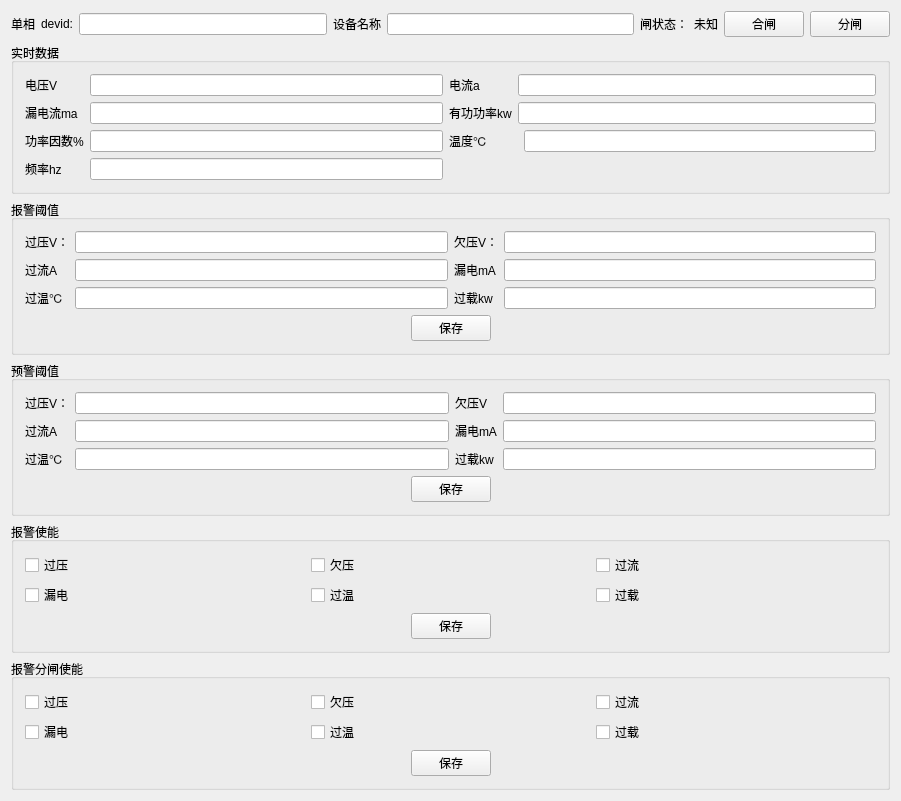
<?xml version="1.0" encoding="UTF-8"?>
<ui version="4.0">
 <class>QDanXiang</class>
 <widget class="QWidget" name="QDanXiang">
  <property name="geometry">
   <rect>
    <x>0</x>
    <y>0</y>
    <width>901</width>
    <height>698</height>
   </rect>
  </property>
  <property name="windowTitle">
   <string>QDanXiang</string>
  </property>
  <layout class="QVBoxLayout" name="verticalLayout">
   <item>
    <layout class="QHBoxLayout" name="horizontalLayout">
     <item>
      <widget class="QLabel" name="label_10">
       <property name="text">
        <string>单相</string>
       </property>
      </widget>
     </item>
     <item>
      <widget class="QLabel" name="label_11">
       <property name="text">
        <string>devid:</string>
       </property>
      </widget>
     </item>
     <item>
      <widget class="QLineEdit" name="lineEdit_devid">
       <property name="readOnly">
        <bool>true</bool>
       </property>
      </widget>
     </item>
     <item>
      <widget class="QLabel" name="label_61">
       <property name="text">
        <string>设备名称</string>
       </property>
      </widget>
     </item>
     <item>
      <widget class="QLineEdit" name="lineEdit_name">
       <property name="readOnly">
        <bool>true</bool>
       </property>
      </widget>
     </item>
     <item>
      <widget class="QLabel" name="label">
       <property name="text">
        <string>闸状态：</string>
       </property>
      </widget>
     </item>
     <item>
      <widget class="QLabel" name="label_state">
       <property name="text">
        <string>未知</string>
       </property>
      </widget>
     </item>
     <item>
      <widget class="QPushButton" name="pushButton_swon">
       <property name="text">
        <string>合闸</string>
       </property>
      </widget>
     </item>
     <item>
      <widget class="QPushButton" name="pushButton_swoff">
       <property name="text">
        <string>分闸</string>
       </property>
      </widget>
     </item>
    </layout>
   </item>
   <item>
    <widget class="QGroupBox" name="groupBox_8">
     <property name="title">
      <string>实时数据</string>
     </property>
     <layout class="QGridLayout" name="gridLayout_11">
      <item row="0" column="0">
       <widget class="QLabel" name="label_47">
        <property name="text">
         <string>电压V</string>
        </property>
       </widget>
      </item>
      <item row="0" column="1">
       <widget class="QLineEdit" name="lineEdit_vol"/>
      </item>
      <item row="0" column="2">
       <widget class="QLabel" name="label_48">
        <property name="text">
         <string>电流a</string>
        </property>
       </widget>
      </item>
      <item row="0" column="3" colspan="2">
       <widget class="QLineEdit" name="lineEdit_curl"/>
      </item>
      <item row="1" column="0">
       <widget class="QLabel" name="label_49">
        <property name="text">
         <string>漏电流ma</string>
        </property>
       </widget>
      </item>
      <item row="1" column="3" colspan="2">
       <widget class="QLineEdit" name="lineEdit_pwrP"/>
      </item>
      <item row="3" column="0">
       <widget class="QLabel" name="label_60">
        <property name="text">
         <string>频率hz</string>
        </property>
       </widget>
      </item>
      <item row="3" column="1">
       <widget class="QLineEdit" name="lineEdit_freq">
        <property name="text">
         <string/>
        </property>
       </widget>
      </item>
      <item row="1" column="2">
       <widget class="QLabel" name="label_53">
        <property name="text">
         <string>有功功率kw</string>
        </property>
       </widget>
      </item>
      <item row="2" column="1">
       <widget class="QLineEdit" name="lineEdit_pf">
        <property name="text">
         <string/>
        </property>
       </widget>
      </item>
      <item row="2" column="0">
       <widget class="QLabel" name="label_55">
        <property name="text">
         <string>功率因数%</string>
        </property>
       </widget>
      </item>
      <item row="2" column="2" colspan="2">
       <widget class="QLabel" name="label_57">
        <property name="text">
         <string>温度℃</string>
        </property>
       </widget>
      </item>
      <item row="1" column="1">
       <widget class="QLineEdit" name="lineEdit_leak">
        <property name="text">
         <string/>
        </property>
       </widget>
      </item>
      <item row="2" column="4">
       <widget class="QLineEdit" name="lineEdit_tmp">
        <property name="text">
         <string/>
        </property>
       </widget>
      </item>
     </layout>
    </widget>
   </item>
   <item>
    <widget class="QGroupBox" name="groupBox">
     <property name="title">
      <string>报警阈值</string>
     </property>
     <layout class="QVBoxLayout" name="verticalLayout_2">
      <item>
       <layout class="QGridLayout" name="gridLayout_3">
        <item row="0" column="0">
         <widget class="QLabel" name="label_12">
          <property name="text">
           <string>过压V：</string>
          </property>
         </widget>
        </item>
        <item row="0" column="1">
         <widget class="QLineEdit" name="lineEdit_volAH"/>
        </item>
        <item row="0" column="2">
         <widget class="QLabel" name="label_13">
          <property name="text">
           <string>欠压V：</string>
          </property>
         </widget>
        </item>
        <item row="0" column="3">
         <widget class="QLineEdit" name="lineEdit_volAL">
          <property name="text">
           <string/>
          </property>
         </widget>
        </item>
        <item row="1" column="0">
         <widget class="QLabel" name="label_14">
          <property name="text">
           <string>过流A</string>
          </property>
         </widget>
        </item>
        <item row="1" column="1">
         <widget class="QLineEdit" name="lineEdit_curAH"/>
        </item>
        <item row="1" column="2">
         <widget class="QLabel" name="label_15">
          <property name="text">
           <string>漏电mA</string>
          </property>
         </widget>
        </item>
        <item row="1" column="3">
         <widget class="QLineEdit" name="lineEdit_leakAH"/>
        </item>
        <item row="2" column="0">
         <widget class="QLabel" name="label_16">
          <property name="text">
           <string>过温℃</string>
          </property>
         </widget>
        </item>
        <item row="2" column="1">
         <widget class="QLineEdit" name="lineEdit_tmpAH"/>
        </item>
        <item row="2" column="2">
         <widget class="QLabel" name="label_17">
          <property name="text">
           <string>过载kw</string>
          </property>
         </widget>
        </item>
        <item row="2" column="3">
         <widget class="QLineEdit" name="lineEdit_pwrpAH"/>
        </item>
       </layout>
      </item>
      <item>
       <layout class="QHBoxLayout" name="horizontalLayout_3">
        <item>
         <spacer name="horizontalSpacer">
          <property name="orientation">
           <enum>Qt::Horizontal</enum>
          </property>
          <property name="sizeHint" stdset="0">
           <size>
            <width>40</width>
            <height>20</height>
           </size>
          </property>
         </spacer>
        </item>
        <item>
         <widget class="QPushButton" name="pushButton_savebaojing">
          <property name="text">
           <string>保存</string>
          </property>
         </widget>
        </item>
        <item>
         <spacer name="horizontalSpacer_2">
          <property name="orientation">
           <enum>Qt::Horizontal</enum>
          </property>
          <property name="sizeHint" stdset="0">
           <size>
            <width>40</width>
            <height>20</height>
           </size>
          </property>
         </spacer>
        </item>
       </layout>
      </item>
     </layout>
    </widget>
   </item>
   <item>
    <widget class="QGroupBox" name="groupBox_2">
     <property name="title">
      <string>预警阈值</string>
     </property>
     <layout class="QVBoxLayout" name="verticalLayout_3">
      <item>
       <layout class="QGridLayout" name="gridLayout_4">
        <item row="0" column="0">
         <widget class="QLabel" name="label_18">
          <property name="text">
           <string>过压V：</string>
          </property>
         </widget>
        </item>
        <item row="0" column="1">
         <widget class="QLineEdit" name="lineEdit_volWH"/>
        </item>
        <item row="0" column="2">
         <widget class="QLabel" name="label_19">
          <property name="text">
           <string>欠压V</string>
          </property>
         </widget>
        </item>
        <item row="0" column="3">
         <widget class="QLineEdit" name="lineEdit_volWL"/>
        </item>
        <item row="1" column="0">
         <widget class="QLabel" name="label_20">
          <property name="text">
           <string>过流A</string>
          </property>
         </widget>
        </item>
        <item row="1" column="1">
         <widget class="QLineEdit" name="lineEdit_curWH"/>
        </item>
        <item row="1" column="2">
         <widget class="QLabel" name="label_21">
          <property name="text">
           <string>漏电mA</string>
          </property>
         </widget>
        </item>
        <item row="1" column="3">
         <widget class="QLineEdit" name="lineEdit_leakWH"/>
        </item>
        <item row="2" column="0">
         <widget class="QLabel" name="label_22">
          <property name="text">
           <string>过温℃</string>
          </property>
         </widget>
        </item>
        <item row="2" column="1">
         <widget class="QLineEdit" name="lineEdit_tmpWH"/>
        </item>
        <item row="2" column="2">
         <widget class="QLabel" name="label_23">
          <property name="text">
           <string>过载kw</string>
          </property>
         </widget>
        </item>
        <item row="2" column="3">
         <widget class="QLineEdit" name="lineEdit_pwrpWH"/>
        </item>
       </layout>
      </item>
      <item>
       <layout class="QHBoxLayout" name="horizontalLayout_5">
        <item>
         <spacer name="horizontalSpacer_3">
          <property name="orientation">
           <enum>Qt::Horizontal</enum>
          </property>
          <property name="sizeHint" stdset="0">
           <size>
            <width>40</width>
            <height>20</height>
           </size>
          </property>
         </spacer>
        </item>
        <item>
         <widget class="QPushButton" name="pushButton_saveyujing">
          <property name="text">
           <string>保存</string>
          </property>
         </widget>
        </item>
        <item>
         <spacer name="horizontalSpacer_4">
          <property name="orientation">
           <enum>Qt::Horizontal</enum>
          </property>
          <property name="sizeHint" stdset="0">
           <size>
            <width>40</width>
            <height>20</height>
           </size>
          </property>
         </spacer>
        </item>
       </layout>
      </item>
     </layout>
    </widget>
   </item>
   <item>
    <widget class="QGroupBox" name="groupBox_7">
     <property name="title">
      <string>报警使能</string>
     </property>
     <layout class="QVBoxLayout" name="verticalLayout_8">
      <item>
       <layout class="QGridLayout" name="gridLayout_10">
        <item row="0" column="0">
         <widget class="QCheckBox" name="checkBox_volAHEn">
          <property name="text">
           <string>过压</string>
          </property>
         </widget>
        </item>
        <item row="0" column="1">
         <widget class="QCheckBox" name="checkBox_volALEn">
          <property name="text">
           <string>欠压</string>
          </property>
         </widget>
        </item>
        <item row="0" column="2">
         <widget class="QCheckBox" name="checkBox_curAHEn">
          <property name="text">
           <string>过流</string>
          </property>
         </widget>
        </item>
        <item row="1" column="0">
         <widget class="QCheckBox" name="checkBox_leakAHEn">
          <property name="text">
           <string>漏电</string>
          </property>
         </widget>
        </item>
        <item row="1" column="1">
         <widget class="QCheckBox" name="checkBox_tmpAHEn">
          <property name="text">
           <string>过温</string>
          </property>
         </widget>
        </item>
        <item row="1" column="2">
         <widget class="QCheckBox" name="checkBox_pwrpAHEn">
          <property name="text">
           <string>过载</string>
          </property>
         </widget>
        </item>
       </layout>
      </item>
      <item>
       <layout class="QHBoxLayout" name="horizontalLayout_12">
        <item>
         <spacer name="horizontalSpacer_11">
          <property name="orientation">
           <enum>Qt::Horizontal</enum>
          </property>
          <property name="sizeHint" stdset="0">
           <size>
            <width>40</width>
            <height>20</height>
           </size>
          </property>
         </spacer>
        </item>
        <item>
         <widget class="QPushButton" name="pushButton_alarmen">
          <property name="text">
           <string>保存</string>
          </property>
         </widget>
        </item>
        <item>
         <spacer name="horizontalSpacer_12">
          <property name="orientation">
           <enum>Qt::Horizontal</enum>
          </property>
          <property name="sizeHint" stdset="0">
           <size>
            <width>40</width>
            <height>20</height>
           </size>
          </property>
         </spacer>
        </item>
       </layout>
      </item>
     </layout>
    </widget>
   </item>
   <item>
    <widget class="QGroupBox" name="groupBox_3">
     <property name="title">
      <string>报警分闸使能</string>
     </property>
     <layout class="QVBoxLayout" name="verticalLayout_7">
      <item>
       <layout class="QGridLayout" name="gridLayout_5">
        <item row="0" column="0">
         <widget class="QCheckBox" name="checkBox_volAHSwEn">
          <property name="text">
           <string>过压</string>
          </property>
         </widget>
        </item>
        <item row="0" column="1">
         <widget class="QCheckBox" name="checkBox_volALSwEn">
          <property name="text">
           <string>欠压</string>
          </property>
         </widget>
        </item>
        <item row="0" column="2">
         <widget class="QCheckBox" name="checkBox_curAHSwEn">
          <property name="text">
           <string>过流</string>
          </property>
         </widget>
        </item>
        <item row="1" column="0">
         <widget class="QCheckBox" name="checkBox_leakAHSwEn">
          <property name="text">
           <string>漏电</string>
          </property>
         </widget>
        </item>
        <item row="1" column="1">
         <widget class="QCheckBox" name="checkBox_tmpAHSwEn">
          <property name="text">
           <string>过温</string>
          </property>
         </widget>
        </item>
        <item row="1" column="2">
         <widget class="QCheckBox" name="checkBox_pwrpAHSwEn">
          <property name="text">
           <string>过载</string>
          </property>
         </widget>
        </item>
       </layout>
      </item>
      <item>
       <layout class="QHBoxLayout" name="horizontalLayout_11">
        <item>
         <spacer name="horizontalSpacer_10">
          <property name="orientation">
           <enum>Qt::Horizontal</enum>
          </property>
          <property name="sizeHint" stdset="0">
           <size>
            <width>40</width>
            <height>20</height>
           </size>
          </property>
         </spacer>
        </item>
        <item>
         <widget class="QPushButton" name="pushButton_alarmswen">
          <property name="text">
           <string>保存</string>
          </property>
         </widget>
        </item>
        <item>
         <spacer name="horizontalSpacer_9">
          <property name="orientation">
           <enum>Qt::Horizontal</enum>
          </property>
          <property name="sizeHint" stdset="0">
           <size>
            <width>40</width>
            <height>20</height>
           </size>
          </property>
         </spacer>
        </item>
       </layout>
      </item>
     </layout>
    </widget>
   </item>
  </layout>
 </widget>
 <layoutdefault spacing="6" margin="11"/>
 <resources/>
 <connections/>
</ui>
